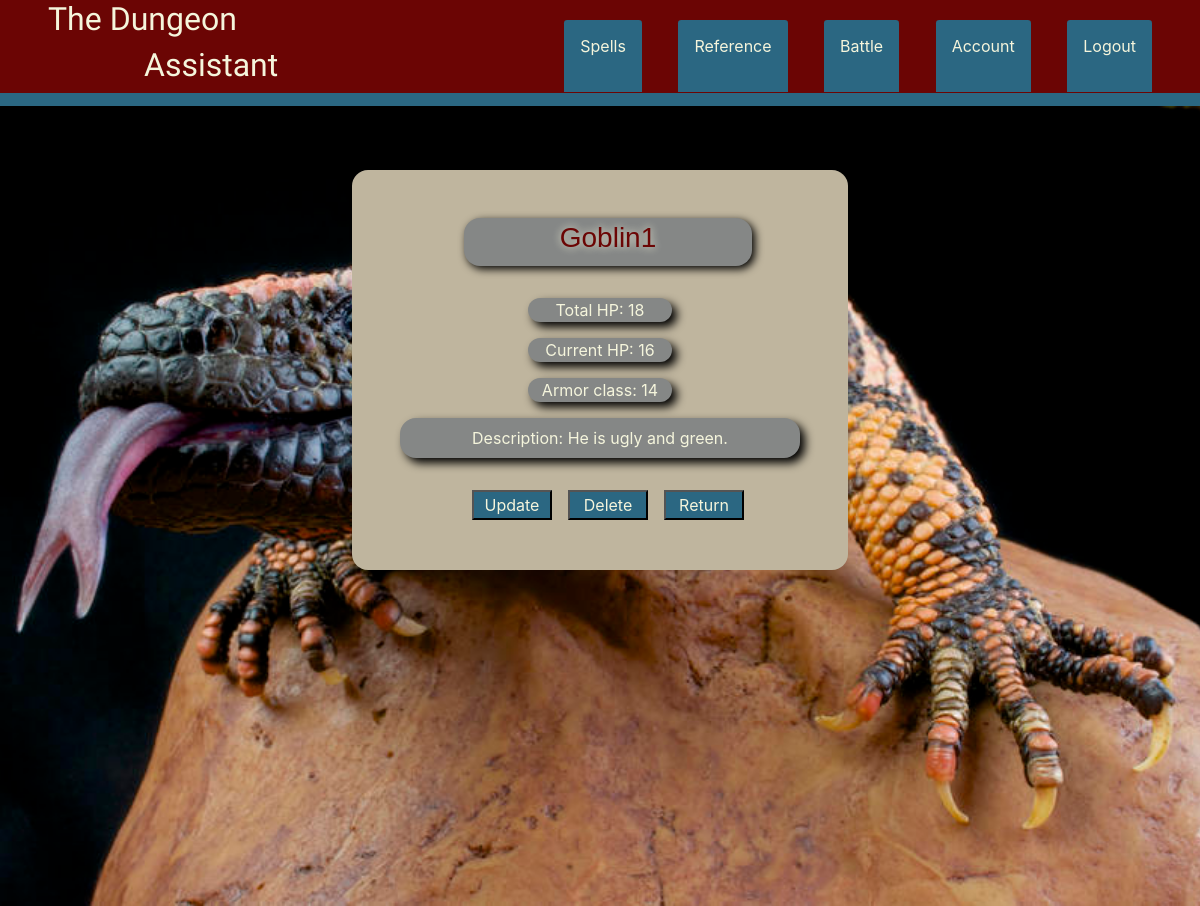
Screenshot of /battle/monster/1 (signed in) with the database file from the repository.
### the_assistant/models.py (models this page shows, shortened)
class Monster(db.Model):
    id = db.Column(db.Integer, primary_key=True)
    monster_name = db.Column(db.String(50), nullable=False)
    total_hp = db.Column(db.Integer, nullable=False)
    current_hp = db.Column(db.Integer, nullable=False)
    armor_class = db.Column(db.Integer, nullable=False)
    monster_description = db.Column(db.Text)
    user_id = db.Column(db.Integer, db.ForeignKey('user.id'), nullable=False)

### the_assistant/routes.py (the view)
@app.route('/battle/monster/<int:monster_id>')
@login_required
def monster(monster_id):
    monster = Monster.query.get_or_404(monster_id)
    return render_template('monster.html', title=monster.monster_name, monster= monster)

### the_assistant/models.py (called while the page is built)
@login_manager.user_loader
def load_user(user_id):
    return User.query.get(int(user_id))

### the_assistant/templates/monster.html (shortened to what this page needs)
{% extends 'base.html' %}
{% block content %}
<section class="character-sheet-monster">
  <div class="background-monster">
    <section class="char-name-section">
      <h3 class="char-name">{{ monster.monster_name }}</h3>
    </section>
    <section class="char-health">
      <p class="border-sides">Total HP: {{ monster.total_hp }}</p>
      <p class="border-sides">Current HP: {{ monster.current_hp }}</p>
      <p class="border-sides">Armor class: {{ monster.armor_class }}</p>
    </section>
    <section class="info">
      <p class="descript">Description: {{ monster.monster_description }}</p>
    </section>
    <div class="character-buttons">
    {% if monster.author == current_user %}
      <a href="{{ url_for('update_monster', monster_id=monster.id) }}"><button class="view-button marg-l-1">Update</button></a>
      <button type="button" data-toggle="modal" data-target="#deleteModal" class="view-button marg-l-1">Delete</button>
      {% endif %}
      <a href="{{ url_for('battle') }}"><button class="view-button marg-l-1">Return</button></a>
    </div>
  </div>
</section>
{% endblock content %}

### the_assistant/static/main.css (style rules this page uses)
* { margin: 0; }
.marg-l-1 { margin-left: 1rem; }
.view-button { width: 5rem; color: beige; background-color: #2B6782; }
.char-name { display: flex; justify-content: center; align-items: center; }
.char-name-section { display: flex; justify-content: center; align-items: center; margin-left: 4rem; background-color: #858786; color: #6B0504; font-family: sans-serif; height: 3rem; width: 18rem; border-radius: 1rem; margin-bottom: 2rem; box-shadow: 3px 3px 8px black; text-shadow: 0px 0px 8px beige; }
.char-health { display: flex; flex-direction: column; justify-content: center; align-items: center; }
.border-sides { display: flex; justify-content: center; color: beige; width: 9rem; margin-left: 2rem; margin-right: 2rem; background-color: #858786; border-radius: 1rem; box-shadow: 5px 5px 10px black; }
.descript { display: flex; justify-content: center; padding: .5rem; width: 25rem; background-color: #858786; color: beige; border-radius: 1rem; box-shadow: 5px 5px 10px black; }
.info { display: flex; justify-content: center; }
.character-buttons { display: flex; justify-content: center; margin-top: 1rem; }
.character-sheet-monster { display: flex; justify-content: center; background-image: url(/static/site_pics/Gila-monster.jpg); background-size: cover; background-repeat: no-repeat; height: 100vh; }
.background-monster { background-color: #BFB59E; height: 25rem; margin-top: 4rem; padding: 3rem; border-radius: 1rem; }

### rows the page displays
Monster: monster_name "Goblin1", total_hp "18", current_hp "16", armor_class "14", monster_description "He is ugly and green."
